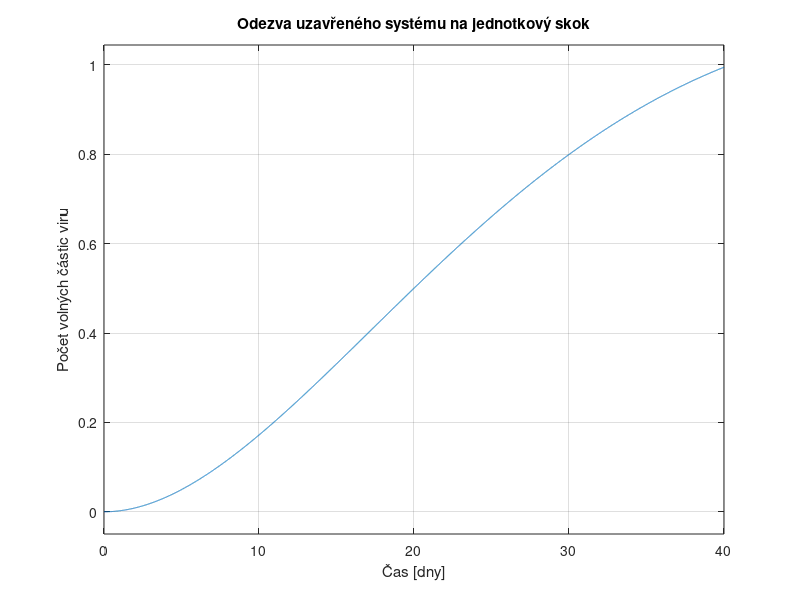

MATLAB code for this plot: (Note: this script raises an error after producing the figure.)
clear; clc;

%% 1. Definice původního systému
A = [-0.04167, 0, -0.0058;
      0.0217, -0.24, 0.0058;
      0, 100, -2.4];
B = [5.2; -5.2; 0];
C = [0, 0, 1];
D = 0;
sys = ss(A, B, C, D);

%% 2. Výpočet požadovaných pólů uzavřené smyčky
% a) Dominantní póly ze specifikace
OS = 0.10; % OPRAVA: 10 % je 0.10
Ts = 100;
zeta = -log(OS) / sqrt(pi^2 + log(OS)^2);
wn = 4 / (zeta * Ts);
p1 = -zeta*wn + 1i * wn * sqrt(1 - zeta^2);
p2 = -zeta*wn - 1i * wn * sqrt(1 - zeta^2);

s = tf('s');
char_poly = s^2 + 2*wn*zeta*s + wn^2;

% b) Pól pro vykrácení nuly (podle nápovědy v zadání)
z_sys = zero(sys); % Najde nulu původního systému
p3 = z_sys(1);     % Umístíme 3. pól přesně na hodnotu nuly (cca -0.1302)

% c) Čtvrtý pól (rychlý, aby neovlivnil dynamiku)
p4 = -100;

% Vektor všech požadovaných pólů
p_req = [p1; p2; p3; p4];

%% 3. Návrh integrálního řízení pomocí rozšířeného systému
% Vytvoření matic rozšířeného systému (Augmented system)
A_aug = [A, zeros(3,1); 
        -C, 0];
B_aug = [B; 0];

% Výpočet zisků stavové zpětné vazby pomocí funkce place
% TOTO nahrazuje to složité řešení soustavy rovnic!
K_aug = place(A_aug, B_aug, p_req);

% Extrakce K a KI (pozor na znaménko u KI vzhledem k vaší matici A_celk)
K = K_aug(1:3);
KI = -K_aug(4);

fprintf('--- Vypočtené zisky ---\n');
fprintf('K = [%.4f, %.4f, %.4f]\n', K(1), K(2), K(3));
fprintf('KI = %.4f\n\n', KI);

%% 4. Sestavení výsledného uzavřeného systému a simulace
% Použijeme vaši strukturu matic
A_celk = [A - B*K,  B*KI;
         -C,        0];
B_celk = [0; 0; 0; 1];
C_celk = [C, 0];
D_celk = 0;

sys_celk = ss(A_celk, B_celk, C_celk, D_celk);

% Vykreslení přechodové charakteristiky
figure;
step(sys_celk);
title('Odezva uzavřeného systému na jednotkový skok');
xlabel('Čas [dny]');
ylabel('Počet volných částic viru');
grid on;

% Výpis parametrů odezvy pro kontrolu zadání
info = stepinfo(sys_celk)

%% 5. Výpis charakteristického polynomu
% Získání vektoru koeficientů z celkové matice A
coefs = poly(A_celk);

% Vytvoření proměnné 's' pro hezký textový výpis
s = tf('s');

% Sestavení a výpis charakteristického polynomu 4. řádu
fprintf('\nCharakteristický polynom uzavřeného systému:\n');
char_poly_uzavreny = coefs(1)*s^4 + coefs(2)*s^3 + coefs(3)*s^2 + coefs(4)*s + coefs(5)

% Pro jistotu si můžeme vypsat i kořeny tohoto polynomu 
% (musí se přesně shodovat s naším vektorem p_req)
fprintf('Kořeny polynomu (póly uzavřené smyčky):\n');
poly_ = roots(coefs)
